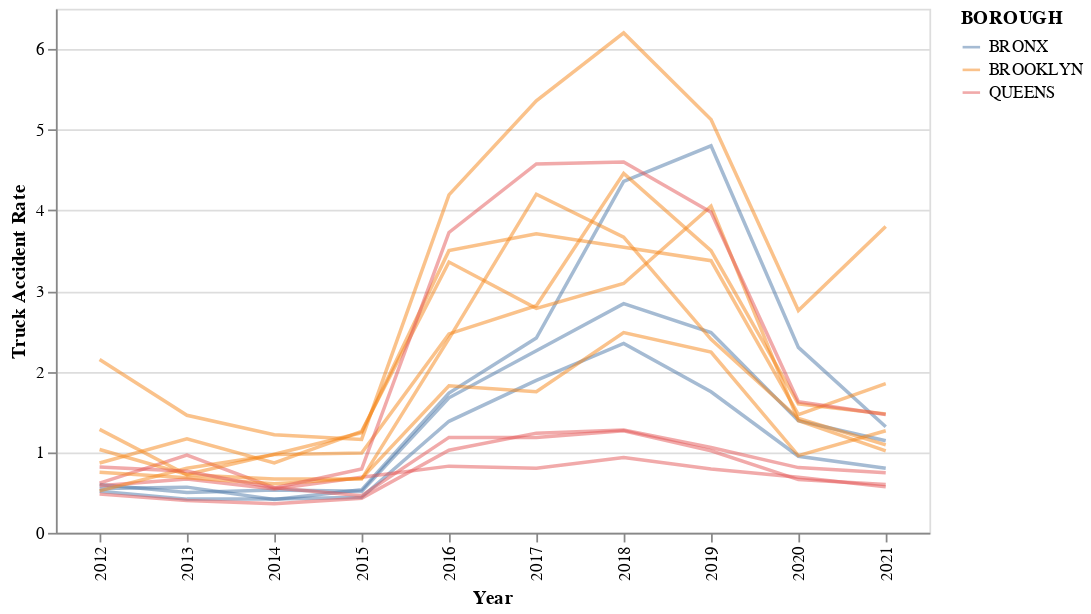

Notebook source saved alongside this figure:
### Code cell
chart = alt.Chart(zip_pivot_sub).transform_window(
    index='count()'
).transform_fold(
    ['2012', '2013', '2014', '2015', '2016', '2017', '2018', '2019', '2020', '2021']
).mark_line().encode(
    x='key:N',
    y='value:Q',
    color='BOROUGH:N',
    detail='index:N',
    opacity=alt.value(0.5)
).properties(width=500)

chart.encoding.y.title = 'Truck Accident Rate'
chart.encoding.x.title = 'Year'

chart

### Figure 1 — Vega-Lite specification as saved in the notebook (floating-point values rounded to 4 significant figures)
{"config": {"view": {"continuousWidth": 400, "continuousHeight": 300}}, "data": {"name": "data-28df4f544486620eddb113d13488c66d"}, "mark": "line", "encoding": {"color": {"field": "BOROUGH", "type": "nominal"}, "detail": {"field": "index", "type": "nominal"}, "opacity": {"value": 0.5}, "x": {"field": "key", "title": "Year", "type": "nominal"}, "y": {"field": "value", "title": "Truck Accident Rate", "type": "quantitative"}}, "transform": [{"window": [{"op": "count", "as": "index"}]}, {"fold": ["2012", "2013", "2014", "2015", "2016", "2017", "2018", "2019", "2020", "2021"]}], "width": 500, "$schema": "https://vega.github.io/schema/vega-lite/v4.17.0.json", "datasets": {"data-28df4f544486620eddb113d13488c66d": [{"Zip Code": "10451", "BOROUGH": "BRONX", "2012": 0.5167, "2013": 0.4182, "2014": 0.42, "2015": 0.44, "2016": 1.383, "2017": 1.892, "2018": 2.35, "2019": 1.75, "2020": 0.95, "2021": 0.8}, {"Zip Code": "10454", "BOROUGH": "BRONX", "2012": 0.55, "2013": 0.5667, "2014": 0.4143, "2015": 0.5333, "2016": 1.733, "2017": 2.417, "2018": 4.358, "2019": 4.8, "2020": 2.3, "2021": 1.317}, {"Zip Code": "10455", "BOROUGH": "BRONX", "2012": 0.6, "2013": 0.5, "2014": 0.53, "2015": 0.5143, "2016": 1.675, "2017": 2.258, "2018": 2.842, "2019": 2.483, "2020": 1.391, "2021": 1.142}, {"Zip Code": "11103", "BOROUGH": "QUEENS", "2012": 0.5833, "2013": 0.6667, "2014": 0.5444, "2015": 0.69, "2016": 0.8273, "2017": 0.8, "2018": 0.9333, "2019": 0.7917, "2020": 0.6889, "2021": 0.57}, {"Zip Code": "11106", "BOROUGH": "QUEENS", "2012": 0.6167, "2013": 0.9636, "2014": 0.56, "2015": 0.46, "2016": 1.183, "2017": 1.183, "2018": 1.267, "2019": 1.018, "2020": 0.66, "2021": 0.6}, {"Zip Code": "11201", "BOROUGH": "BROOKLYN", "2012": 0.8667, "2013": 1.167, "2014": 0.8667, "2015": 1.258, "2016": 3.358, "2017": 2.783, "2018": 3.092, "2019": 4.05, "2020": 1.392, "2021": 1.017}, {"Zip Code": "11215", "BOROUGH": "BROOKLYN", "2012": 0.75, "2013": 0.6833, "2014": 0.6083, "2015": 0.675, "2016": 1.825, "2017": 1.75, "2018": 2.483, "2019": 2.242, "2020": 0.9583, "2021": 1.267}, {"Zip Code": "11217", "BOROUGH": "BROOKLYN", "2012": 1.033, "2013": 0.725, "2014": 0.975, "2015": 1.242, "2016": 3.5, "2017": 3.708, "2018": 3.542, "2019": 3.375, "2020": 1.467, "2021": 1.85}, {"Zip Code": "11222", "BOROUGH": "BROOKLYN", "2012": 2.15, "2013": 1.458, "2014": 1.217, "2015": 1.158, "2016": 4.192, "2017": 5.358, "2018": 6.2, "2019": 5.125, "2020": 2.758, "2021": 3.8}, {"Zip Code": "11231", "BOROUGH": "BROOKLYN", "2012": 1.283, "2013": 0.72, "2014": 0.6667, "2015": 0.6667, "2016": 2.409, "2017": 4.2, "2018": 3.667, "2019": 2.4, "2020": 1.418, "2021": 1.092}, {"Zip Code": "11232", "BOROUGH": "BROOKLYN", "2012": 0.52, "2013": 0.8, "2014": 0.97, "2015": 0.9909, "2016": 2.467, "2017": 2.817, "2018": 4.458, "2019": 3.5, "2020": 1.6, "2021": 1.475}, {"Zip Code": "11378", "BOROUGH": "QUEENS", "2012": 0.8167, "2013": 0.7636, "2014": 0.5556, "2015": 0.7909, "2016": 3.725, "2017": 4.575, "2018": 4.6, "2019": 3.975, "2020": 1.625, "2021": 1.467}, {"Zip Code": "11379", "BOROUGH": "QUEENS", "2012": 0.48, "2013": 0.4, "2014": 0.36, "2015": 0.4286, "2016": 1.025, "2017": 1.236, "2018": 1.275, "2019": 1.058, "2020": 0.8091, "2021": 0.7455}]}}
